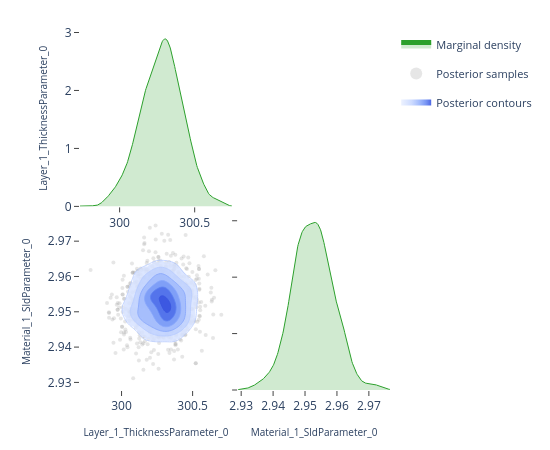

Notebook cell for this chart:
### Code cell
# ---- Pairwise focus: thickness vs SLD ---------------------------------------
# A 2-parameter corner plot zooms in on the joint posterior for a specific
# pair.  This is the same view the EasyReflectometryApp's "2D Heatmap"
# sub-tab uses to inspect parameter degeneracies.


params_of_interest = ['Layer_1_ThicknessParameter_0', 'Material_1_SldParameter_0']
idx = [posterior.param_names.index(p) for p in params_of_interest]
subset_draws = np.asarray(posterior.draws)[:, idx]

fig = plot_corner(subset_draws, params_of_interest)
fig.show()

### Figure 1 — Plotly figure (JSON) as saved in the notebook; plotly's stock layout.template omitted (floating-point values rounded to 4 significant figures; data arrays with more than 128 entries replaced by an {"elided": "..."} marker saying what was removed)
{"data": [{"fill": "tozeroy", "fillcolor": "rgba(44, 160, 44, 0.22)", "hoverinfo": "skip", "legendgroup": "marginal", "line": {"color": "rgb(44, 160, 44)", "width": 1}, "mode": "lines", "name": "Marginal density", "showlegend": true, "type": "scatter", "x": {"elided": "256 float values"}, "xaxis": "x", "y": {"elided": "256 float values"}, "yaxis": "y"}, {"hoverinfo": "skip", "legendgroup": "scatter", "marker": {"color": "rgba(140, 140, 140, 0.22)", "size": 4}, "mode": "markers", "name": "Posterior samples", "showlegend": true, "type": "scatter", "x": {"elided": "880 float values"}, "xaxis": "x3", "y": {"elided": "880 float values"}, "yaxis": "y3", "zorder": 0}, {"colorscale": [[0.0, "rgba(224, 233, 255, 0.62)"], [0.35, "rgba(183, 203, 255, 0.70)"], [0.6, "rgba(138, 169, 252, 0.78)"], [0.82, "rgba(96, 131, 242, 0.84)"], [1.0, "rgba(58, 86, 224, 0.90)"]], "connectgaps": false, "contours": {"coloring": "fill", "end": 159.1, "showlabels": false, "showlines": false, "size": 25.12, "start": 33.49}, "hoverinfo": "skip", "legendgroup": "contour", "name": "Posterior contours", "showlegend": true, "showscale": false, "type": "contour", "x": [299.7, 299.7, 299.8, 299.8, 299.8, 299.8, 299.8, 299.8, 299.8, 299.9, 299.9, 299.9, 299.9, 299.9, 299.9, 299.9, 299.9, 300.0, 300.0, 300.0, 300.0, 300.0, 300.0, 300.0, 300.0, 300.1, 300.1, 300.1, 300.1, 300.1, 300.1, 300.1, 300.1, 300.2, 300.2, 300.2, 300.2, 300.2, 300.2, 300.2, 300.2, 300.3, 300.3, 300.3, 300.3, 300.3, 300.3, 300.3, 300.4, 300.4, 300.4, 300.4, 300.4, 300.4, 300.4, 300.4, 300.5, 300.5, 300.5, 300.5, 300.5, 300.5, 300.5, 300.5, 300.6, 300.6, 300.6, 300.6, 300.6, 300.6, 300.6, 300.6, 300.7, 300.7, 300.7, 300.7, 300.7, 300.7, 300.7, 300.7], "xaxis": "x3", "y": [2.929, 2.93, 2.93, 2.931, 2.931, 2.932, 2.933, 2.933, 2.934, 2.934, 2.935, 2.936, 2.936, 2.937, 2.937, 2.938, 2.939, 2.939, 2.94, 2.94, 2.941, 2.942, 2.942, 2.943, 2.943, 2.944, 2.945, 2.945, 2.946, 2.947, 2.947, 2.948, 2.948, 2.949, 2.95, 2.95, 2.951, 2.951, 2.952, 2.953, 2.953, 2.954, 2.954, 2.955, 2.956, 2.956, 2.957, 2.957, 2.958, 2.959, 2.959, 2.96, 2.96, 2.961, 2.962, 2.962, 2.963, 2.963, 2.964, 2.965, 2.965, 2.966, 2.966, 2.967, 2.968, 2.968, 2.969, 2.969, 2.97, 2.971, 2.971, 2.972, 2.972, 2.973, 2.974, 2.974, 2.975, 2.975, 2.976, 2.977], "yaxis": "y3", "z": {"elided": "80x80 float values"}, "zmax": 159.1, "zmin": 33.49, "zorder": 1}, {"colorscale": [[0.0, "rgba(183, 203, 255, 0.94)"], [0.35, "rgba(183, 203, 255, 0.94)"], [0.35, "rgba(138, 169, 252, 0.95)"], [0.6, "rgba(138, 169, 252, 0.95)"], [0.6, "rgba(96, 131, 242, 0.96)"], [0.82, "rgba(96, 131, 242, 0.96)"], [0.82, "rgba(58, 86, 224, 0.98)"], [1.0, "rgba(58, 86, 224, 0.98)"]], "contours": {"coloring": "lines", "end": 159.1, "showlabels": false, "size": 25.12, "start": 33.49}, "hoverinfo": "skip", "legendgroup": "contour", "line": {"width": 0.9}, "showlegend": false, "showscale": false, "type": "contour", "x": [299.7, 299.7, 299.8, 299.8, 299.8, 299.8, 299.8, 299.8, 299.8, 299.9, 299.9, 299.9, 299.9, 299.9, 299.9, 299.9, 299.9, 300.0, 300.0, 300.0, 300.0, 300.0, 300.0, 300.0, 300.0, 300.1, 300.1, 300.1, 300.1, 300.1, 300.1, 300.1, 300.1, 300.2, 300.2, 300.2, 300.2, 300.2, 300.2, 300.2, 300.2, 300.3, 300.3, 300.3, 300.3, 300.3, 300.3, 300.3, 300.4, 300.4, 300.4, 300.4, 300.4, 300.4, 300.4, 300.4, 300.5, 300.5, 300.5, 300.5, 300.5, 300.5, 300.5, 300.5, 300.6, 300.6, 300.6, 300.6, 300.6, 300.6, 300.6, 300.6, 300.7, 300.7, 300.7, 300.7, 300.7, 300.7, 300.7, 300.7], "xaxis": "x3", "y": [2.929, 2.93, 2.93, 2.931, 2.931, 2.932, 2.933, 2.933, 2.934, 2.934, 2.935, 2.936, 2.936, 2.937, 2.937, 2.938, 2.939, 2.939, 2.94, 2.94, 2.941, 2.942, 2.942, 2.943, 2.943, 2.944, 2.945, 2.945, 2.946, 2.947, 2.947, 2.948, 2.948, 2.949, 2.95, 2.95, 2.951, 2.951, 2.952, 2.953, 2.953, 2.954, 2.954, 2.955, 2.956, 2.956, 2.957, 2.957, 2.958, 2.959, 2.959, 2.96, 2.96, 2.961, 2.962, 2.962, 2.963, 2.963, 2.964, 2.965, 2.965, 2.966, 2.966, 2.967, 2.968, 2.968, 2.969, 2.969, 2.97, 2.971, 2.971, 2.972, 2.972, 2.973, 2.974, 2.974, 2.975, 2.975, 2.976, 2.977], "yaxis": "y3", "z": {"elided": "80x80 float values"}, "zmax": 159.1, "zmin": 33.49, "zorder": 2}, {"fill": "tozeroy", "fillcolor": "rgba(44, 160, 44, 0.22)", "hoverinfo": "skip", "legendgroup": "marginal", "line": {"color": "rgb(44, 160, 44)", "width": 1}, "mode": "lines", "name": "Marginal density", "showlegend": false, "type": "scatter", "x": {"elided": "256 float values"}, "xaxis": "x4", "y": {"elided": "256 float values"}, "yaxis": "y4"}], "layout": {"height": 450, "legend": {"font": {"size": 11}, "itemsizing": "constant", "orientation": "v", "x": 1.02, "xanchor": "left", "y": 1.0, "yanchor": "top"}, "margin": {"b": 60, "l": 80, "r": 160, "t": 30}, "plot_bgcolor": "white", "showlegend": true, "width": 550, "xaxis": {"anchor": "y", "domain": [0.0, 0.49], "showgrid": false, "ticks": "outside", "zeroline": false}, "xaxis2": {"anchor": "y2", "domain": [0.51, 1.0], "showgrid": false, "ticks": "outside", "visible": false, "zeroline": false}, "xaxis3": {"anchor": "y3", "domain": [0.0, 0.49], "showgrid": false, "ticks": "outside", "title": {"font": {"size": 10}, "text": "Layer_1_ThicknessParameter_0"}, "zeroline": false}, "xaxis4": {"anchor": "y4", "domain": [0.51, 1.0], "showgrid": false, "ticks": "outside", "title": {"font": {"size": 10}, "text": "Material_1_SldParameter_0"}, "zeroline": false}, "yaxis": {"anchor": "x", "domain": [0.51, 1.0], "showgrid": false, "ticks": "outside", "title": {"font": {"size": 10}, "text": "Layer_1_ThicknessParameter_0"}, "zeroline": false}, "yaxis2": {"anchor": "x2", "domain": [0.51, 1.0], "showgrid": false, "ticks": "outside", "visible": false, "zeroline": false}, "yaxis3": {"anchor": "x3", "domain": [0.0, 0.49], "showgrid": false, "ticks": "outside", "title": {"font": {"size": 10}, "text": "Material_1_SldParameter_0"}, "zeroline": false}, "yaxis4": {"anchor": "x4", "domain": [0.0, 0.49], "showgrid": false, "showticklabels": false, "ticks": "outside", "zeroline": false}}}
